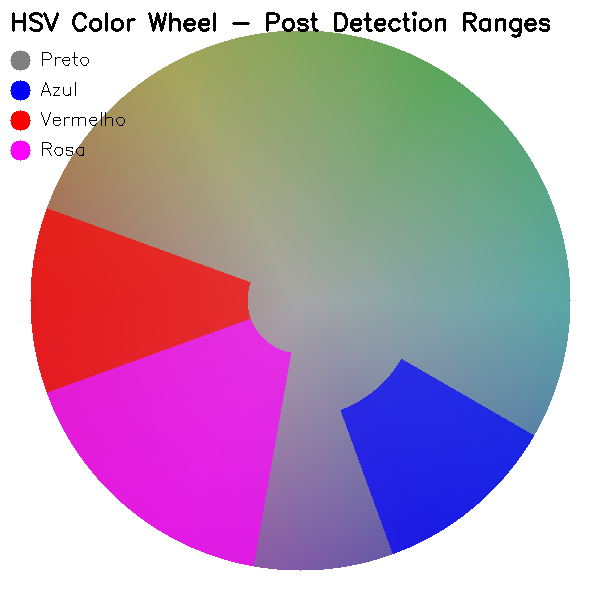
#> input picture cv_utils/slalom/hsv_color_wheel.png, 600 x 600 px
$ python -i color_segmentation.py   (imports and definitions only)
#> lines starting #> are read from the running program, lines starting #| are printed output that depends on the picture; after the words box and inside, x2 and y2 are one past the last pixel; in counts of white or black regions, pixels touching at a corner belong together
#> further down, picture is the input picture: shape (600, 600, 3); mean B, G, R 184.1, 160.1, 185.4
import cv2
import numpy as np
from typing import Dict, List, Tuple, Optional

class ColorSegmentation:
    """Class for color-based segmentation of posts using HSV color space"""

    def __init__(self):
        # Define HSV ranges for each color (adjustable parameters)
        self.color_ranges = {
            'Preto': {
                'lower': np.array([0, 0, 0]),
                'upper': np.array([180, 255, 60])  # Low value for black/dark colors
            },
            'Azul': {
                'lower': np.array([100, 50, 50]),
                'upper': np.array([130, 255, 255])
            },
            'Vermelho': {
                'lower1': np.array([0, 50, 50]),    # Red wraps around in HSV
                'upper1': np.array([10, 255, 255]),
                'lower2': np.array([170, 50, 50]),
                'upper2': np.array([180, 255, 255])
            },
            'Rosa': {
                'lower': np.array([140, 50, 50]),
                'upper': np.array([170, 255, 255])
            }
        }

        # Morphological operations parameters
        self.morph_kernel_size = 5
        self.morph_iterations = 2

        # Minimum area for valid detection
        self.min_area = 500

        # Aspect ratio constraints for post detection (width/height)
        # Posts are vertical: 0.1m diameter, 2.5m height = aspect ratio ~0.04
        # Allow some tolerance for perspective and detection noise
        self.min_aspect_ratio = 0.02  # Very thin vertical objects
        self.max_aspect_ratio = 0.8   # Still vertical, but allow some perspective distortion

    def update_color_ranges(self, color_ranges: Dict):
        """Update color ranges with new parameters"""
        self.color_ranges.update(color_ranges)

    # [14 lines left out: function update_parameters, not called in this run]

    def segment_color(self, image: np.ndarray, color_name: str) -> Tuple[np.ndarray, np.ndarray]:
        """
        Segment a specific color from the image

        Args:
            image: Input BGR image
            color_name: Name of the color to segment ('Preto', 'Azul', 'Vermelho', 'Rosa')

        Returns:
            mask: Binary mask of segmented pixels
            colored_mask: 3-channel colored mask for visualization
        """
        # Convert BGR to HSV
        hsv = cv2.cvtColor(image, cv2.COLOR_BGR2HSV)

        if color_name not in self.color_ranges:
            return np.zeros(hsv.shape[:2], dtype=np.uint8), np.zeros_like(image)

        color_range = self.color_ranges[color_name]

        # Create mask based on color
        if color_name == 'Vermelho':
            # Red color wraps around in HSV, so we need two ranges
            mask1 = cv2.inRange(hsv, color_range['lower1'], color_range['upper1'])
            mask2 = cv2.inRange(hsv, color_range['lower2'], color_range['upper2'])
            mask = cv2.bitwise_or(mask1, mask2)
        else:
            mask = cv2.inRange(hsv, color_range['lower'], color_range['upper'])

        # Apply morphological operations to clean up the mask
        kernel = cv2.getStructuringElement(cv2.MORPH_ELLIPSE,
                                         (self.morph_kernel_size, self.morph_kernel_size))

        # First close to fill gaps in posts
        mask = cv2.morphologyEx(mask, cv2.MORPH_CLOSE, kernel, iterations=self.morph_iterations)

        # Use a vertical kernel to connect vertical segments better for posts
        vertical_kernel = cv2.getStructuringElement(cv2.MORPH_RECT, (3, self.morph_kernel_size * 2))
        mask = cv2.morphologyEx(mask, cv2.MORPH_CLOSE, vertical_kernel, iterations=1)

        # Then open to remove noise
        mask = cv2.morphologyEx(mask, cv2.MORPH_OPEN, kernel, iterations=1)

        # Create colored mask for visualization
        colored_mask = np.zeros_like(image)
        colored_mask[mask > 0] = self._get_color_bgr(color_name)

        return mask, colored_mask

    def _get_color_bgr(self, color_name: str) -> Tuple[int, int, int]:
        """Get BGR color values for visualization"""
        color_map = {
            'Preto': (50, 50, 50),      # Dark gray for better visibility
            'Azul': (255, 0, 0),        # Blue in BGR
            'Vermelho': (0, 0, 255),    # Red in BGR
            'Rosa': (180, 105, 255)     # Pink in BGR
        }
        return color_map.get(color_name, (255, 255, 255))

    def find_contours_and_bboxes(self, mask: np.ndarray, color_name: str) -> List[Dict]:
        """
        Find contours in the mask and create bounding boxes

        Args:
            mask: Binary mask
            color_name: Name of the detected color

        Returns:
            List of detection dictionaries containing bbox info and class
        """
        # Find contours
        contours, _ = cv2.findContours(mask, cv2.RETR_EXTERNAL, cv2.CHAIN_APPROX_SIMPLE)

        detections = []

        for contour in contours:
            area = cv2.contourArea(contour)

            # Filter by minimum area
            if area < self.min_area:
                continue

            # Get bounding box
            x, y, w, h = cv2.boundingRect(contour)

            # Filter by aspect ratio (to avoid detecting non-post objects)
            aspect_ratio = w / h if h > 0 else 0
            if not (self.min_aspect_ratio <= aspect_ratio <= self.max_aspect_ratio):
                continue

            # Additional filtering for vertical posts
            # Posts should have significant height relative to their width
            if h < w * 2:  # Height should be at least twice the width
                continue

            # Filter out very small detections that are likely noise
            if w < 5 or h < 10:  # Minimum pixel dimensions
                continue

            detection = {
                'class': color_name,
                'bbox': (x, y, w, h),
                'area': area,
                'contour': contour
            }

            detections.append(detection)

        return detections

    def merge_nearby_detections(self, detections: List[Dict], merge_distance: int = 50) -> List[Dict]:
        """
        Merge detections that are close to each other and of the same class

        Args:
            detections: List of detection dictionaries
            merge_distance: Maximum distance between detections to merge them

        Returns:
            List of merged detections
        """
        if len(detections) <= 1:
            return detections

        merged_detections = []
        used_indices = set()

        for i, detection1 in enumerate(detections):
            if i in used_indices:
                continue

            # Start a new group with this detection
            group = [detection1]
            used_indices.add(i)

            # Find nearby detections of the same class
            for j, detection2 in enumerate(detections):
                if j in used_indices or j <= i:
                    continue

                if detection1['class'] != detection2['class']:
                    continue

                # Calculate distance between bounding box centers
                x1, y1, w1, h1 = detection1['bbox']
                x2, y2, w2, h2 = detection2['bbox']

                center1_x, center1_y = x1 + w1/2, y1 + h1/2
                center2_x, center2_y = x2 + w2/2, y2 + h2/2

                distance = ((center1_x - center2_x)**2 + (center1_y - center2_y)**2)**0.5

                if distance < merge_distance:
                    group.append(detection2)
                    used_indices.add(j)

            # Merge the group into a single detection
            if len(group) == 1:
                merged_detections.append(group[0])
            else:
                merged_detection = self._merge_detection_group(group)
                merged_detections.append(merged_detection)

        return merged_detections

    # [20 lines left out: function _merge_detection_group, not called in this run]

    def segment_all_colors(self, image: np.ndarray) -> Tuple[List[Dict], np.ndarray]:
        """
        Segment all colors and return detections and combined visualization mask

        Args:
            image: Input BGR image

        Returns:
            detections: List of all detections
            combined_mask: Combined colored mask for visualization (green for all detected pixels)
        """
        all_detections = []
        combined_mask = np.zeros_like(image)
        combined_binary_mask = np.zeros(image.shape[:2], dtype=np.uint8)

        for color_name in self.color_ranges.keys():
            mask, _ = self.segment_color(image, color_name)
            detections = self.find_contours_and_bboxes(mask, color_name)

            all_detections.extend(detections)

            # Combine all binary masks
            combined_binary_mask = cv2.bitwise_or(combined_binary_mask, mask)
#> this loop made 4 passes
#> pass 1, in segment_color, `mask = cv2.inRange(hsv, color_range['lower'], color_range['upper'])`:
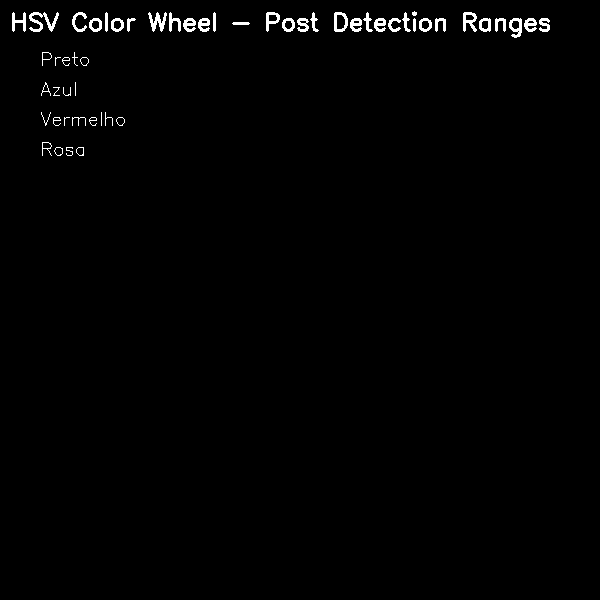
#> mask: shape (600, 600); 1.1% white; 54 white regions (5 under 20 px), largest, box (x1, y1, x2, y2) and area: (29, 12, 59, 32) 246, (148, 12, 167, 32) 184, (463, 12, 477, 32) 157
#> pass 1, in segment_color, `mask = cv2.morphologyEx(mask, cv2.MORPH_CLOSE, kernel, iterations=self..`:
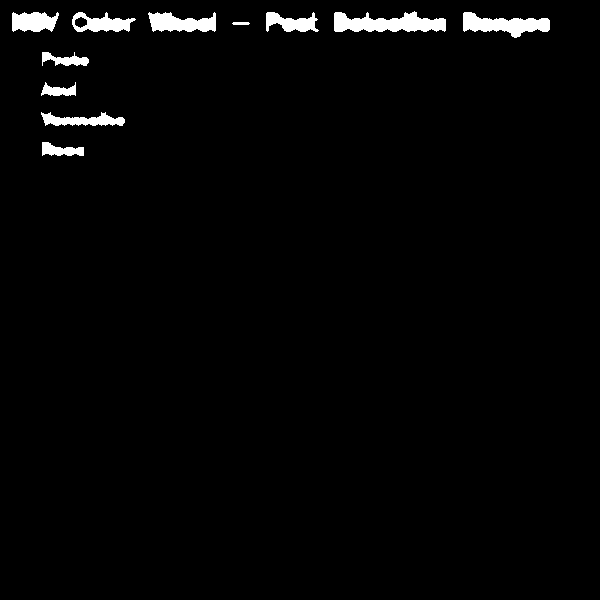
#> mask: shape (600, 600); 2.1% white; 11 white regions, largest, box (x1, y1, x2, y2) and area: (334, 11, 446, 32) 1558, (463, 12, 550, 38) 1228, (148, 12, 216, 32) 948
#> pass 1, in segment_color, `mask = cv2.morphologyEx(mask, cv2.MORPH_CLOSE, vertical_kernel, iterat..`:
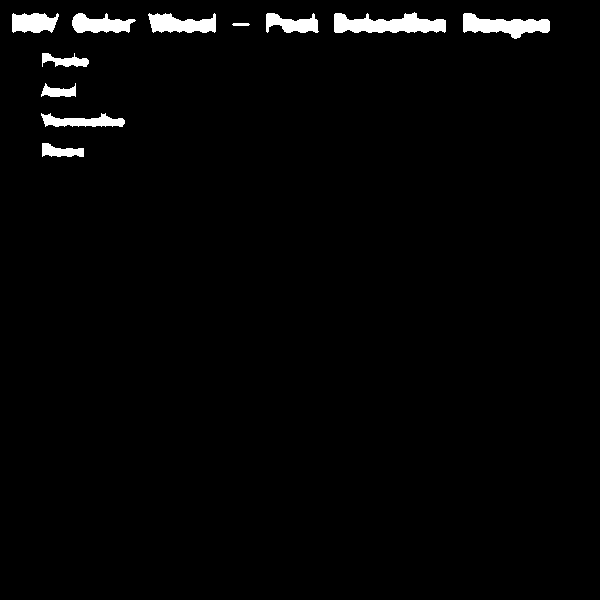
#> mask: shape (600, 600); 2.2% white; 11 white regions, largest, box (x1, y1, x2, y2) and area: (334, 12, 446, 33) 1576, (463, 13, 550, 39) 1245, (148, 13, 216, 33) 952
#> after the loop:
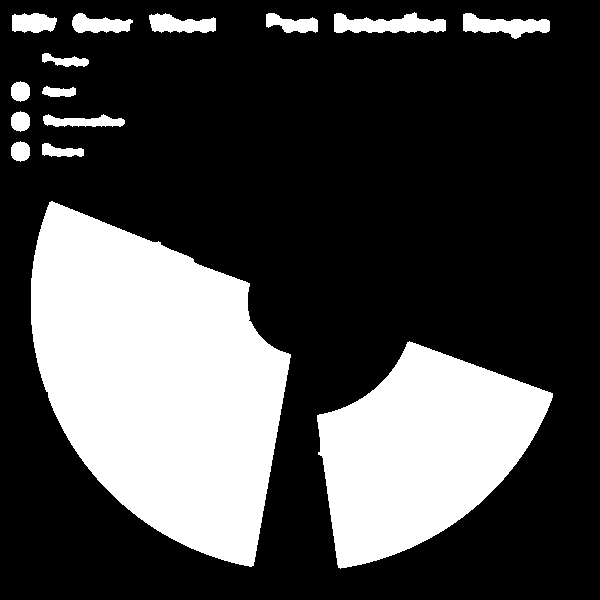
#> combined_binary_mask: shape (600, 600); 28.6% white; 15 white regions, largest, box (x1, y1, x2, y2) and area: (31, 201, 291, 567) 62210, (317, 341, 553, 569) 32382, (334, 12, 446, 33) 1555
#> after the loop:
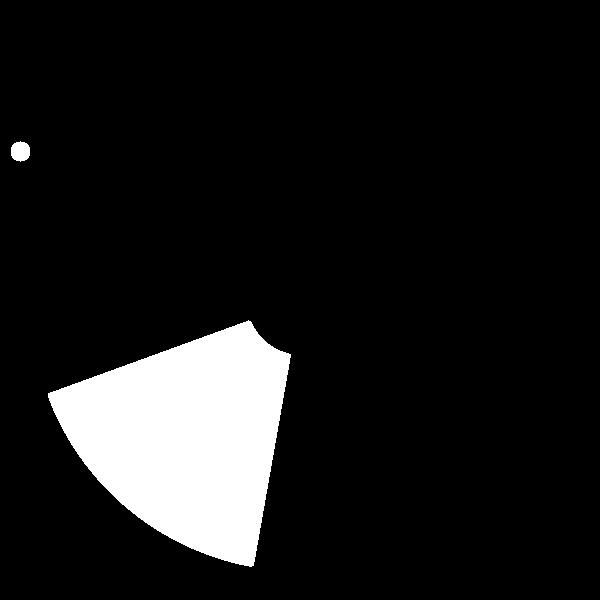
#> mask: shape (600, 600); 10.3% white; 2 white regions, box (x1, y1, x2, y2) and area: (48, 320, 291, 567) 36694, (11, 141, 30, 162) 315
#> after the loop, all_detections = []

        # Merge nearby detections of the same class
        all_detections = self.merge_nearby_detections(all_detections, merge_distance=80)

        # Create green mask for all detected pixels
        combined_mask[combined_binary_mask > 0] = (0, 255, 0)  # Green in BGR

        return all_detections, combined_mask

    # [22 lines left out: function normalize_bbox, not called in this run]

>>> import cv2
>>> picture = cv2.imread('hsv_color_wheel.png')
>>> result = ColorSegmentation().segment_all_colors(picture)
